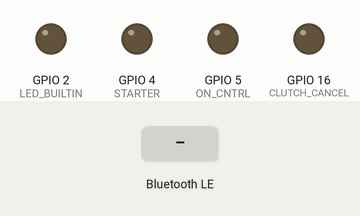
Bench run of a sketch on a simulated ESP32. On the bench: output pins drawn as LEDs (lit = HIGH). The inputs (shaded band) are chosen by the test bench. Nothing arrives over Bluetooth unless stated; a phone connects over Bluetooth LE 3 s after start.

Above: at 1.2 s.
1.3 s: Bluetooth LE write "1" received
At 1.7 s:
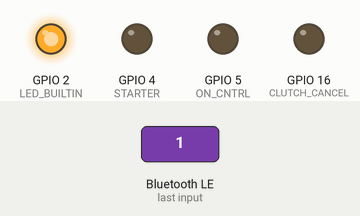
2.8 s: Bluetooth LE write "0" received
At 4.1 s:
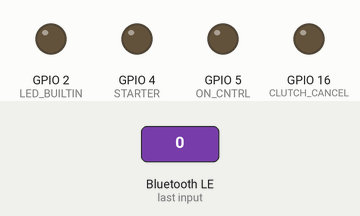
Timing chart, 0 to 5.8 s (numbered marks = the images above; inputs shaded):
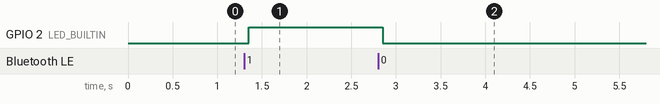

The sketch:

BLE_WRITE2.ino
```cpp
#include <BLE2902.h>
#include <BLEDevice.h>
#include <BLEServer.h>
#include <BLEUtils.h>

BLECharacteristic *pCharacteristic;
bool deviceConnected = false;
int txValue = 0;
int enable = false;

/*
UUID's For Identification and Services

  SERVICE:  fc86179e-1f30-47ce-af40-06c10b45688c

  TX:       731fdd3b-76be-4ad3-b13d-5a12f56726c2

  RX:       cd7ecb5b-4a6b-481b-8696-8011b7e1d516
*/

// Define the Service, TX ,and RX for use in program
#define SERVICE_UUID "fc86179e-1f30-47ce-af40-06c10b45688c"
#define CHARACTERISTIC_UUID_TX "731fdd3b-76be-4ad3-b13d-5a12f56726c2"
#define CHARACTERISTIC_UUID_RX "cd7ecb5b-4a6b-481b-8696-8011b7e1d516"

#define LED_BUILTIN 2
#define STARTER 4
#define ON_CNTRL 5
#define CLUTCH_CANCEL 16

// For connected or not status
class MyServerCallbacks : public BLEServerCallbacks {
  void onConnect(BLEServer *pServer) { enable = true; }
  void onDisconnect(BLEServer *pServer) { enable = false; }
};
// For managing input or output
class MyCallbacks : public BLECharacteristicCallbacks {

  void onWrite(BLECharacteristic *pCharacteristic) {
    std::string rxValue = pCharacteristic->getValue();
    // if info is received
    if (rxValue.length() > 0) {
      // if value is 1 or 0
      if (rxValue.find("1") != -1) {
        // if is 1 light on
        digitalWrite(LED_BUILTIN, HIGH);
      } else if (rxValue.find("0") != -1) {
        // if is 0 light off
        digitalWrite(LED_BUILTIN, LOW);
      }
      if(rxValue.find("6") != -1){
        enable == true;
      }
      if(rxValue.find("4") != -1){
        enable == false;
      }
      if (rxValue.find("8") != -1 && enable == true) {
        digitalWrite(ON_CNTRL,HIGH);
        digitalWrite(CLUTCH_CANCEL, HIGH);
        delay(20);
        digitalWrite(STARTER, HIGH);
        delay(3000);
        digitalWrite(CLUTCH_CANCEL, LOW);
        digitalWrite(STARTER, LOW);
      }
    }
  }
};

void setup() {
  // provide debug info by the Serial Monitor
  Serial.begin(115200);
  // Set the pin modes to allow controls
  pinMode(LED_BUILTIN, OUTPUT);
  pinMode(STARTER, OUTPUT);
  pinMode(CLUTCH_CANCEL, OUTPUT);
  pinMode(ON_CNTRL,OUTPUT);

  // Create the BLE device
  BLEDevice::init("ENG_START"); // Bluetooth Name

  // Create the BLE Server
  BLEServer *pServer = BLEDevice::createServer();
  pServer->setCallbacks(new MyServerCallbacks());

  // Create the BLE Service
  BLEService *pService = pServer->createService(SERVICE_UUID);

  // Create BLE Characteristics
  pCharacteristic = pService->createCharacteristic(
      CHARACTERISTIC_UUID_TX, BLECharacteristic::PROPERTY_NOTIFY);
  pCharacteristic = pService->createCharacteristic(
      CHARACTERISTIC_UUID_RX, BLECharacteristic::PROPERTY_WRITE);
  pCharacteristic->setCallbacks(new MyCallbacks());

  // BLE2902 used to notify
  pCharacteristic->addDescriptor(new BLE2902());

  // Start the service
  pService->start();

  // Start Advertising
  pServer->getAdvertising()->start();
}

void loop() {
  if (deviceConnected) {
    // Set value to characteristic
    pCharacteristic->setValue("01");

    // Notify the client
    pCharacteristic->notify();
    delay(1500);
  }
}
```

main.c
```cpp
#include <stdio.h>

int main(){


return 0;
}
```

mainD.c
```cpp
#define LED_BUILTIN 2 // Define the GPIO pin for the built-in LED. May need to adjust based on your ESP32 board.

void setup() {
  pinMode(LED_BUILTIN, OUTPUT); // Initialize the LED pin as an output
}

void loop() {
  digitalWrite(LED_BUILTIN, HIGH); // Turn the LED on
  delay(1000); // Wait for a second
  digitalWrite(LED_BUILTIN, LOW); // Turn the LED off
  delay(1000); // Wait for a second
}
```

Measured:
- after the input at 1.3 s, GPIO 2 (LED_BUILTIN): LOW → HIGH after 0.05 s
- after the input at 2.8 s, GPIO 2 (LED_BUILTIN): HIGH → LOW after 0.05 s
